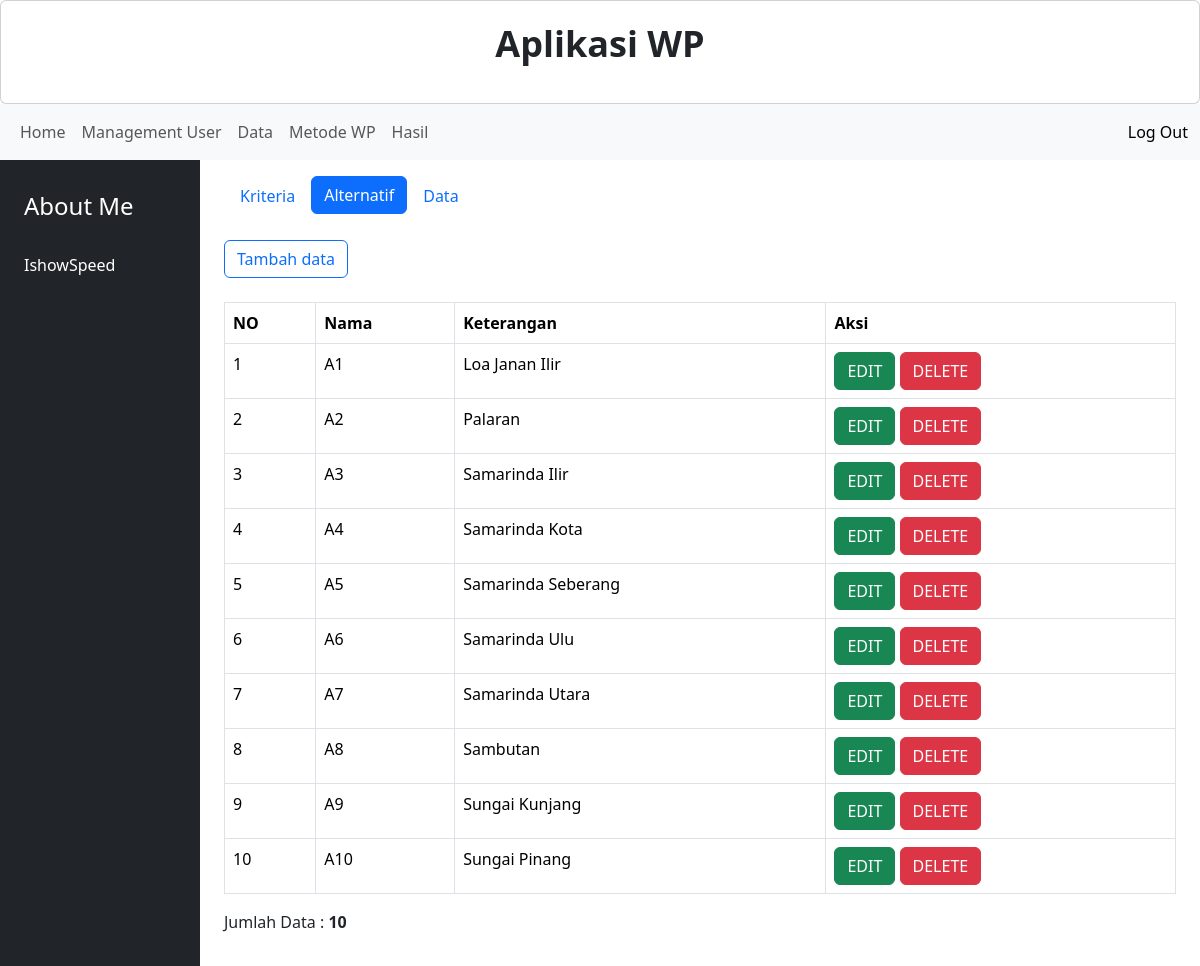
Page /index.php?page=alternatif (signed in) on the committed database.
### tables this page shows
CREATE TABLE `alternatif` (
  `id` int(11) NOT NULL,
  `nama` varchar(50) NOT NULL,
  `keterangan` text NOT NULL
);

### pages/alternatif.php (the view)
<ul class="nav nav-pills nav-justify">
    <li class="nav-item">
        <a class="nav-link" aria-current="page" href="index.php?page=kriteria">Kriteria</a>
    </li>
    <li class="nav-item">
        <a class="btn btn-primary" href="index.php?page=alternatif">Alternatif</a>
    </li>
    <li class="nav-item">
        <a class="nav-link" href="index.php?page=data">Data</a>
    </li>
</ul>
<br>
<a href="index.php?page=form_tambah_alternatif" class="btn btn-outline-primary">Tambah data</a><br><br>
<table class="table table-bordered">
    <thead>
        <tr>
            <th>NO</th>
            <th>Nama</th>
            <th>Keterangan</th>
            <th>Aksi</th>
        </tr>
    </thead>
    <tbody>
        <?php
            $no = 1;
            $sql = mysqli_query($db, "SELECT * FROM alternatif");
            while($a = mysqli_fetch_array($sql)) { ?>
                <tr>
                    <td><?= $no++ ?></td>
                    <td><?= $a['nama'] ?></td>
                    <td><?= $a['keterangan'] ?></td>
                    <td>
                        <a href="index.php?page=form_edit_alternatif&id=<?= $a['id'] ?>" class="btn btn-success">EDIT</a>
                        <a href="index.php?page=delete_data_alternatif&id=<?= $a['id'] ?>" class="btn btn-danger">DELETE</a>
                    </td>
                </tr>
            <?php } ?>
    </tbody>
</table>
<p>Jumlah Data : <b><?= mysqli_num_rows($sql) ?></b> </p>

### rows in the picture
alternatif: nama "A1", keterangan "Loa Janan Ilir"
alternatif: nama "A2", keterangan "Palaran"
alternatif: nama "A3", keterangan "Samarinda Ilir"
alternatif: nama "A4", keterangan "Samarinda Kota"
alternatif: nama "A5", keterangan "Samarinda Seberang"
alternatif: nama "A6", keterangan "Samarinda Ulu"
alternatif: nama "A7", keterangan "Samarinda Utara"
alternatif: nama "A8", keterangan "Sambutan"
alternatif: nama "A9", keterangan "Sungai Kunjang"
alternatif: nama "A10", keterangan "Sungai Pinang"

### other values in the picture
mysqli_num_rows($sql) "10"
